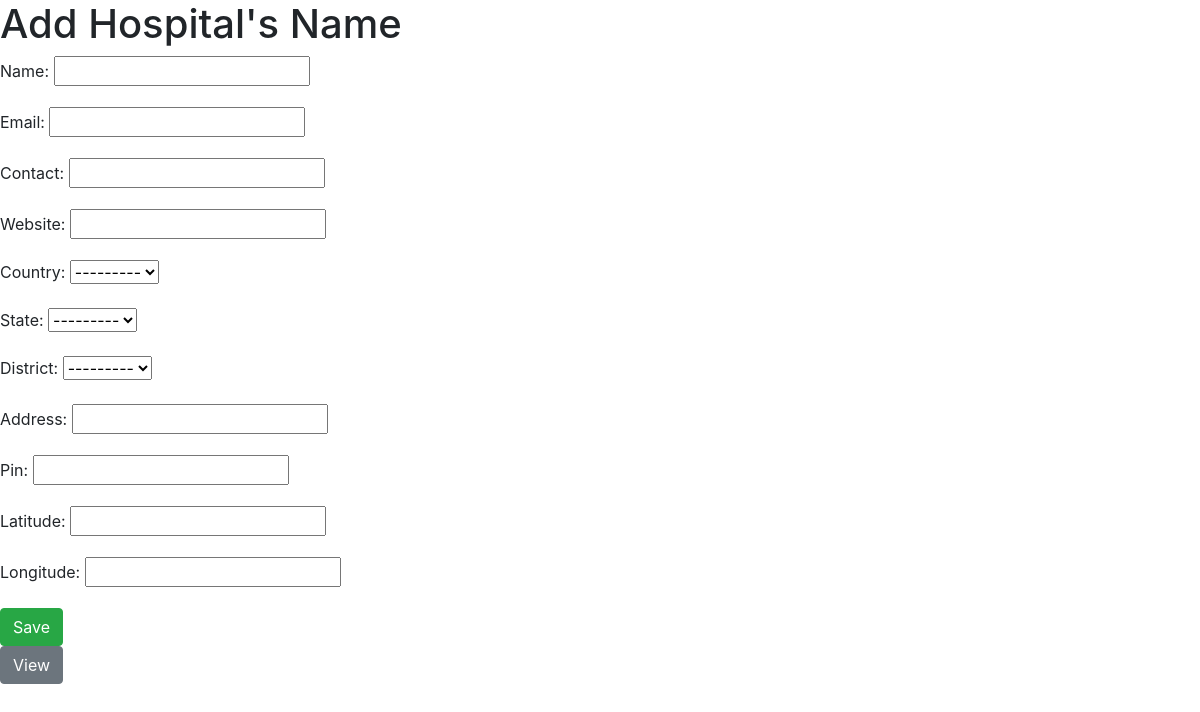
/hospitals/create/, run on an earlier commit of the app's database.
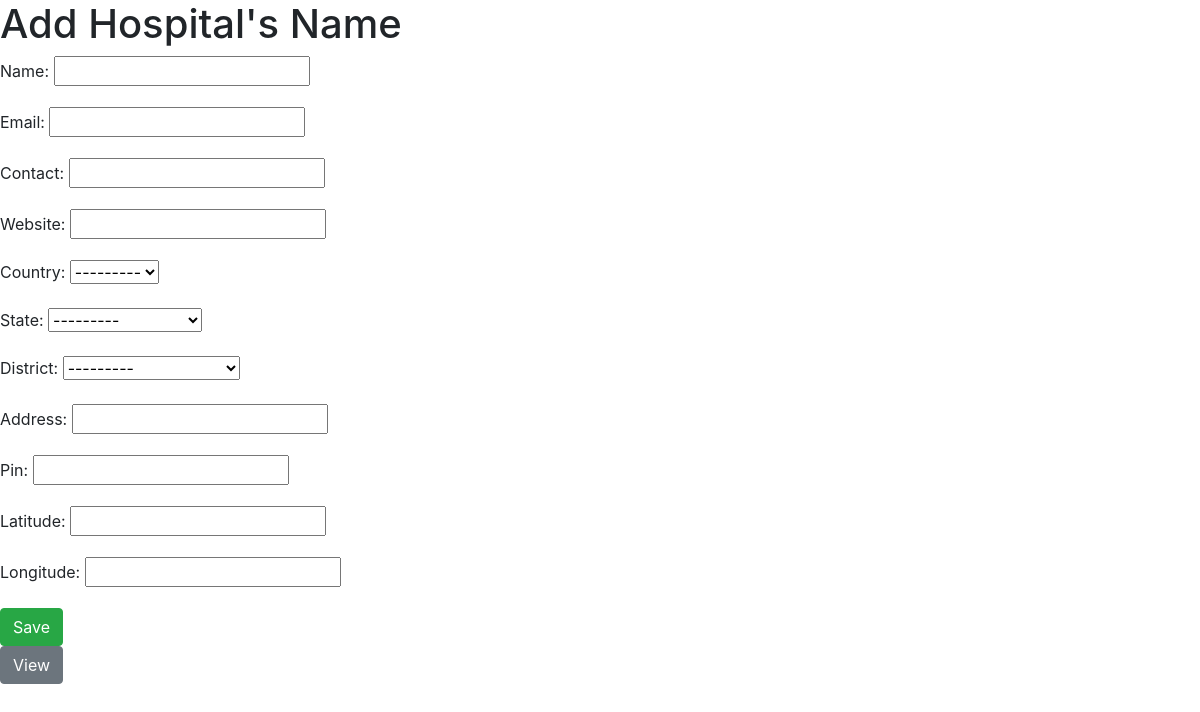
And on a later commit of the database.
### locationApp/models.py (models this page shows)
class Country(models.Model):
    country = models.CharField(max_length=100)
    country_code = models.CharField(max_length=4, default="+91")
    def __str__(self):
        return self.country

class State(models.Model):
    country = models.ForeignKey(Country, related_name="states", on_delete=models.CASCADE)
    state = models.CharField(max_length=100)
    def __str__(self):
        return self.state

class District(models.Model):
    country = models.ForeignKey(Country, related_name="districts",on_delete=models.CASCADE)
    state = models.ForeignKey(State, related_name="districts",on_delete=models.CASCADE)
    district = models.CharField(max_length=100)
    def __str__(self):
        return self.district

### HospitalsApp/views.py (the view)
# urls.py: path("create/",CreateHospital.as_view(),name = "createHospital"),
class CreateHospital(CreateView):
    model = HospitalDetail
    template_name = "HospitalsApp/add_hospital.html"
    fields = ["name","email","contact","website","country","state","district","address","pin","latitude","longitude"]
    success_url = reverse_lazy("viewHospital")

### HospitalsApp/templates/HospitalsApp/add_hospital.html (shortened to what this page needs)
<!DOCTYPE html>
<html lang="en">
<head>
    <link rel="stylesheet" href="https://cdn.jsdelivr.net/npm/bootstrap@4.4.1/dist/css/bootstrap.min.css"><title>Create Hospital</title>
</head>
<body>
    <div>
        <h1>Add Hospital's Name</h1>
    </div>
    <form method="post">
        {{ form.as_p }}
        <div>
            <input type="submit" value="Save" class="btn btn-success" />
        </div>
    </form>
     <a href="{% url 'viewHospital' %}"><button class="btn btn-secondary">View</button></a>
</body>
</html>

What changed in the data, as far as the page shows it:
added Country: country "---------"
added State: state "---------"
added District: district "---------"
Also different on the page:
form field country: "---------" → (not shown)
form field state: "---------" → (not shown)
form field district: "---------" → (not shown)
